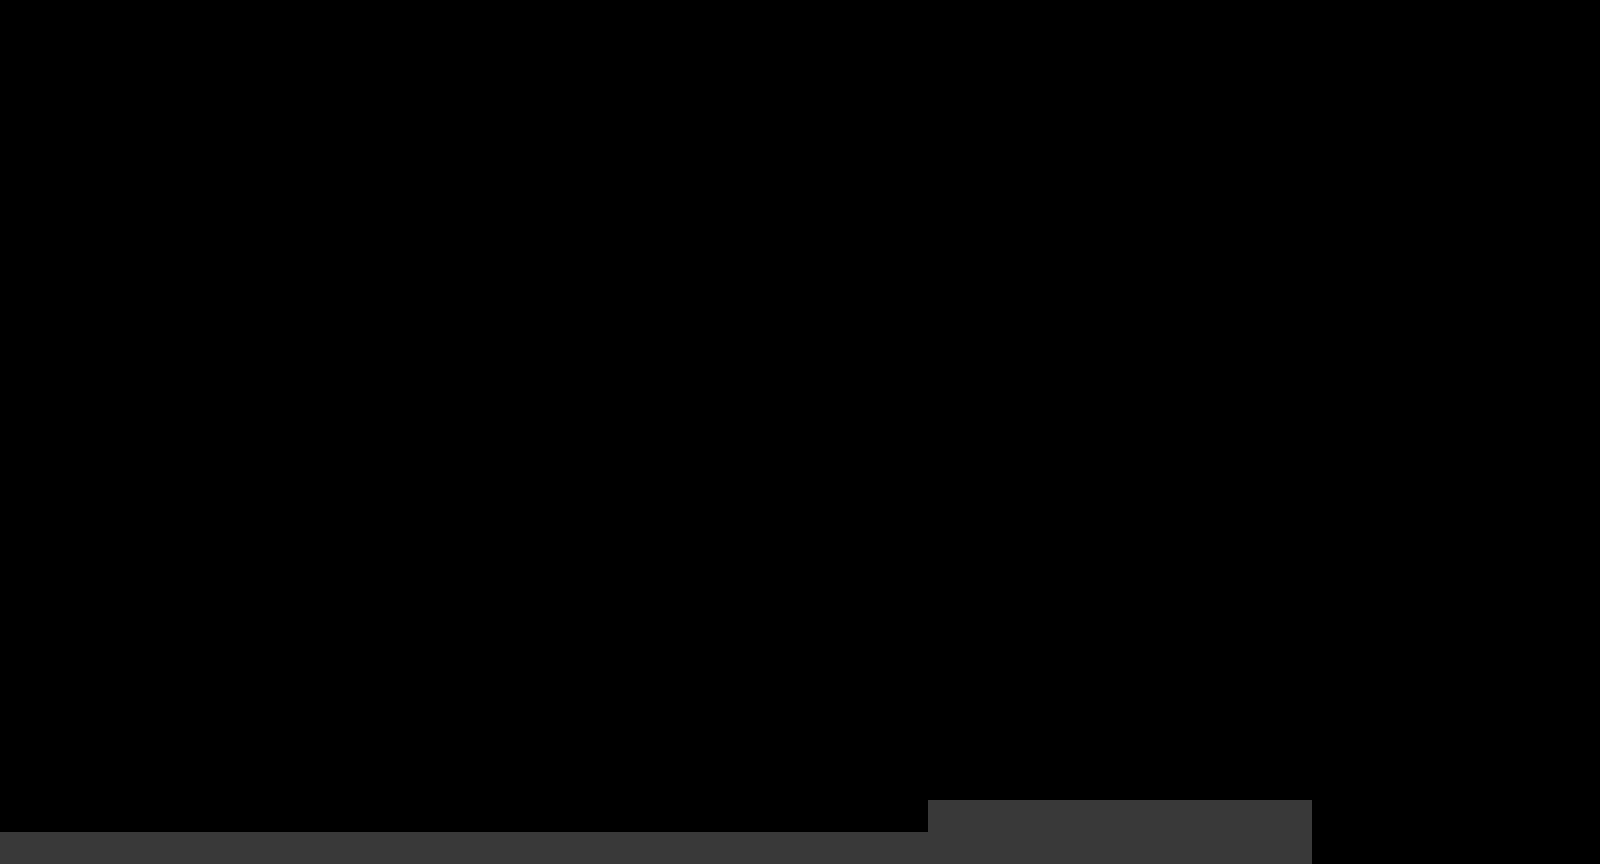

Rendered tile map (Tiled .tmx) drawn with the repository's tilesets; below, a short description and the map source with its tile grids summarised:
An orthogonal 50x27 tile map with 32x32 px tiles, 1 tile layer (Слой тайлов 1) and 1 object (solid).

<map version="1.0" orientation="orthogonal" renderorder="right-down" width="50" height="27" tilewidth="32" tileheight="32" nextobjectid="2">
 <tileset firstgid="1" name="Tiny_Chao_Garden_SonicAdv_3_Tile_Sheet" tilewidth="32" tileheight="32">
  <image source="images/Tiny_Chao_Garden_SonicAdv_3_Tile_Sheet.png" width="1920" height="192" />
 </tileset>
 <layer name="Слой тайлов 1" width="50" height="27">
  <data>[1350 cells, 53 non-empty, 1 distinct tile ids]</data>
 </layer>
 <objectgroup name="Слой объектов 1">
  <object id="1" name="solid" x="0" y="832" width="928" height="31" />
 </objectgroup>
</map>
